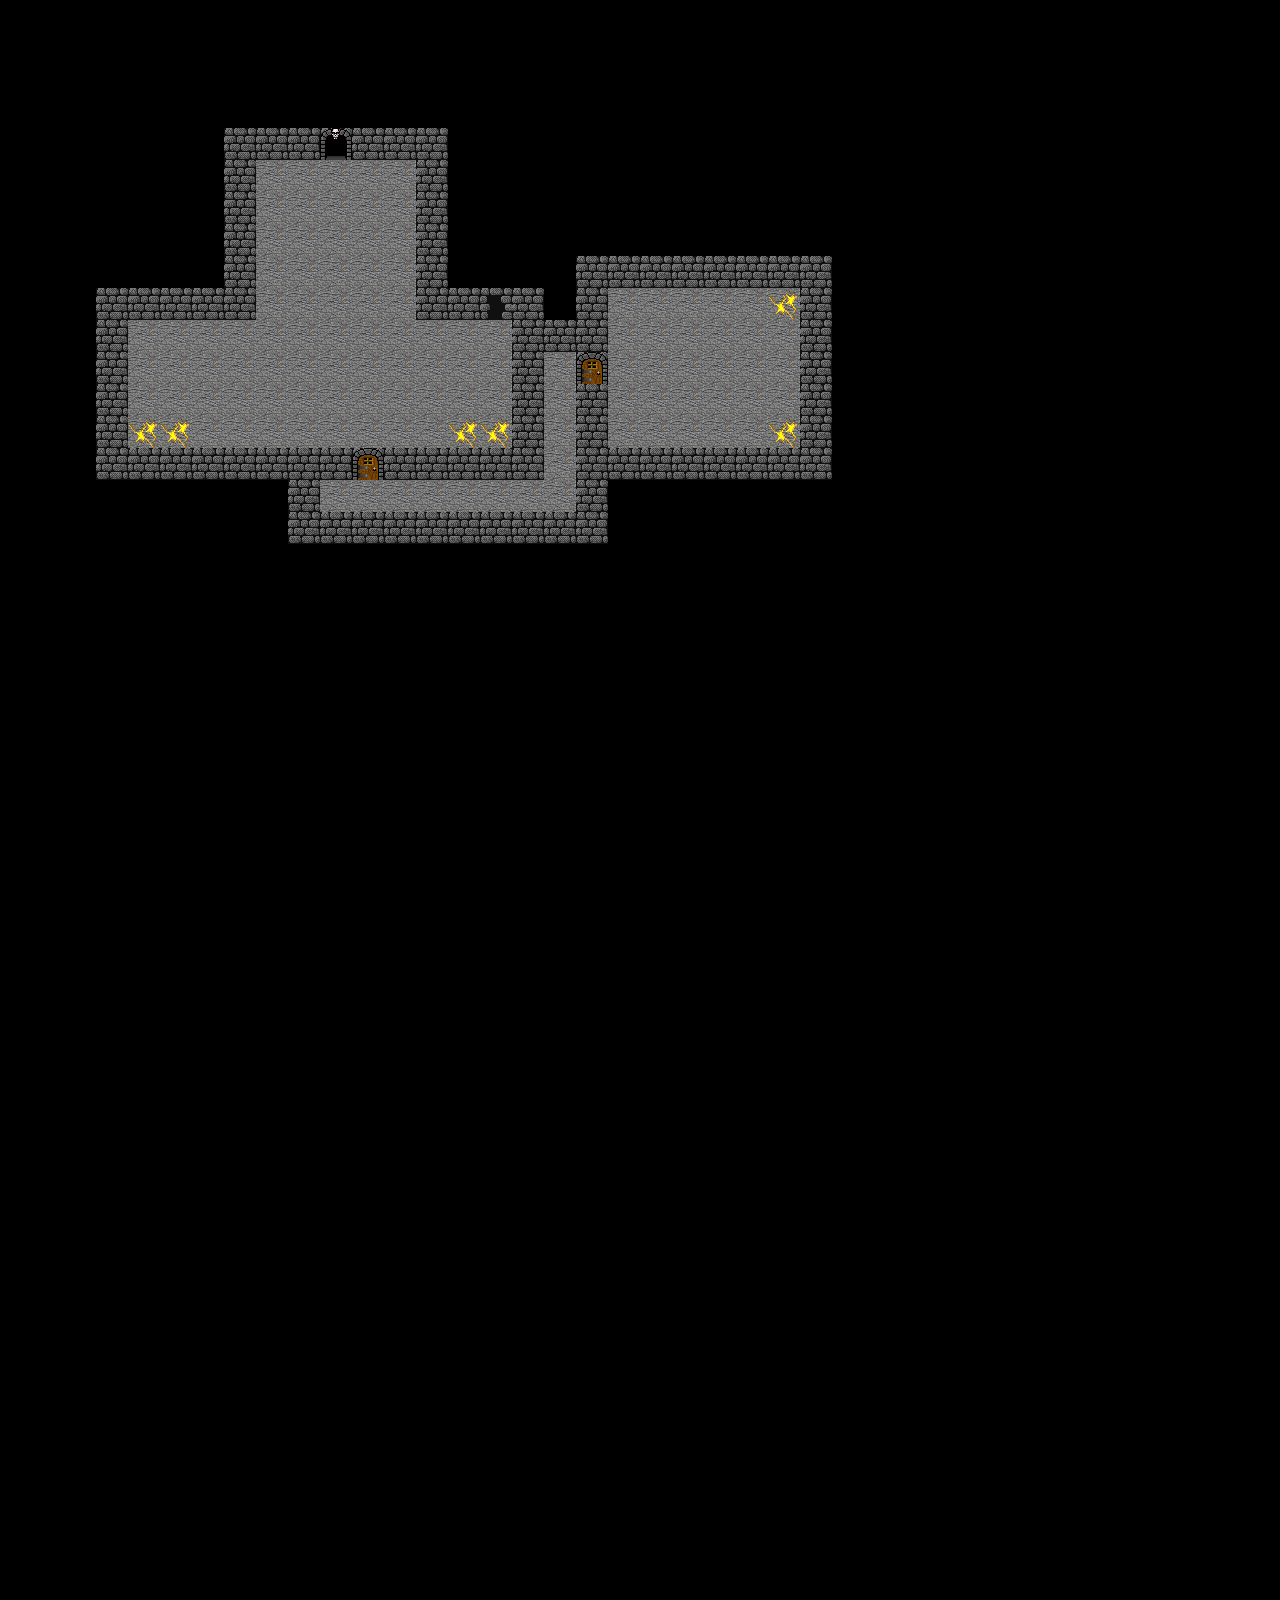

Tiled map render using the project's own tile images. Description and the map definition, with tile-layer contents summarised, below:
An orthogonal 40x50 tile map with 32x32 px tiles, 1 tile layer (Layer 0).

<map version="0.99b" orientation="orthogonal" width="40" height="50" tilewidth="32" tileheight="32">
 <properties>
  <property name="name" value="Dungeon of Doom" />
  <property name="secretDoors" value="3" />
 </properties>
 <tileset name="Dungeon" firstgid="1" tilewidth="32" tileheight="32">
  <image source="dungeontiles.gif" />
 </tileset>
 <layer name="Layer 0" width="40" height="50">
  <properties>
   <property name="monsters" value="harmless" />
   <property name="sparks" value="true" />
  </properties>
  <data>[2000 cells, 200 non-empty, 6 distinct tile ids]</data>
 </layer>
</map>
